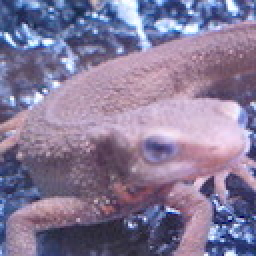
#> input picture Question_11_20/codes/imori.jpg, 128 x 128 px (shown 2 times larger)
$ python question15_horizontal.py   (older library calls are emulated)
#> lines starting #> are read from the running program, lines starting #| are printed output that depends on the picture; after the words box and inside, x2 and y2 are one past the last pixel; in counts of white or black regions, pixels touching at a corner belong together
import cv2
import numpy as np
img = cv2.imread("imori.jpg")
#> img is the input picture: shape (128, 128, 3); mean B, G, R 152.8, 121.8, 134.1
H,W,C=img.shape
#> H = 128; W = 128; C = 3

#gray scale
b = img[:,:,0].copy()
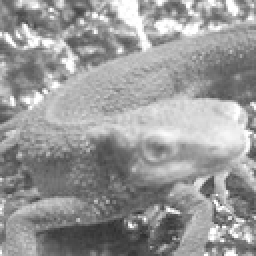
#> b: shape (128, 128) (shown 2 times larger); min 46, max 255, mean 152.8
g = img[:,:,1].copy()
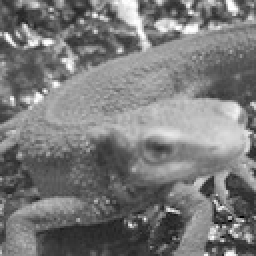
#> g: shape (128, 128) (shown 2 times larger); min 0, max 255, mean 121.8
r = img[:,:,2].copy()
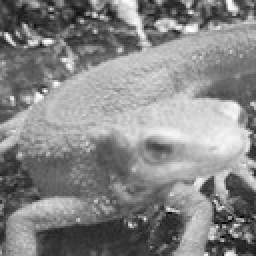
#> r: shape (128, 128) (shown 2 times larger); min 0, max 255, mean 134.1

gray = 0.2126 * r + 0.7152 * g + 0.0722 * b #0.2126+0.7152+0.0722 = 1
gray = gray.astype(np.uint8)

#filtersize
filtersize=3
pad=filtersize//2
gray_=np.zeros((H+pad*2,W+pad*2),dtype=np.float)
gray_[pad:pad+H, pad:pad+W] = gray.copy().astype(np.float)

#filter producer
#filter=np.array([[1,0,-1],[2,0,-2],[1,0,-1]])
filter=np.array([[1,2,1],[0,0,0],[-1,-2,-1]])


#filter
temp=gray_.copy()

for y in range (H):
    for x in range(W):
            gray_[y+pad][x+pad]= np.sum(filter * temp[y:y+filtersize, x:x+filtersize])
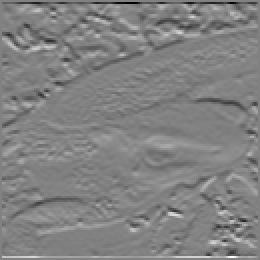
#> gray_: shape (130, 130) float64 (shown 2 times larger); min -997, max 962, mean 0.9; drawn with min black and max white

gray_[gray_<0]=0
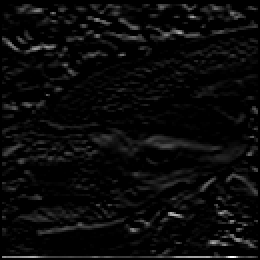
#> gray_: shape (130, 130) float64 (shown 2 times larger); min 0, max 962, mean 40.2; drawn with min black and max white
gray_[gray_>255]=255
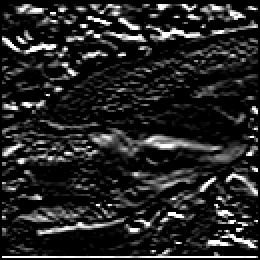
#> gray_: shape (130, 130) float64 (shown 2 times larger); 2.54% of pixels changed, all inside (x1, y1, x2, y2) = (1, 2, 129, 129)
out = gray_[pad:pad+H, pad:pad+W].astype(np.uint8)
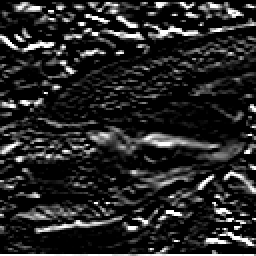
#> out: shape (128, 128) (shown 2 times larger); min 0, max 255, mean 38.4
cv2.imwrite("question15_horizontal.jpg",out)
cv2.imshow("result", out)
cv2.waitKey(0)
cv2.destroyAllWindows()
